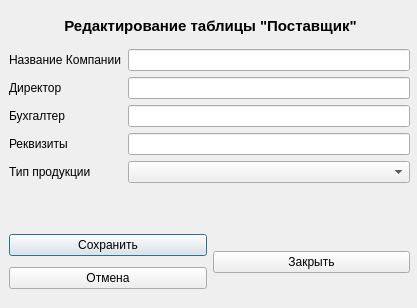
<?xml version="1.0" encoding="UTF-8"?>
<ui version="4.0">
 <class>VievPostavshikDlg</class>
 <widget class="QDialog" name="VievPostavshikDlg">
  <property name="geometry">
   <rect>
    <x>0</x>
    <y>0</y>
    <width>417</width>
    <height>308</height>
   </rect>
  </property>
  <property name="windowTitle">
   <string>Dialog</string>
  </property>
  <widget class="QWidget" name="verticalLayoutWidget">
   <property name="geometry">
    <rect>
     <x>10</x>
     <y>10</y>
     <width>401</width>
     <height>31</height>
    </rect>
   </property>
   <layout class="QVBoxLayout" name="verticalLayout">
    <item>
     <widget class="QLabel" name="label">
      <property name="font">
       <font>
        <pointsize>11</pointsize>
        <weight>75</weight>
        <bold>true</bold>
       </font>
      </property>
      <property name="text">
       <string>Редактирование таблицы &quot;Поставщик&quot;</string>
      </property>
      <property name="alignment">
       <set>Qt::AlignCenter</set>
      </property>
     </widget>
    </item>
   </layout>
  </widget>
  <widget class="QWidget" name="horizontalLayoutWidget">
   <property name="geometry">
    <rect>
     <x>9</x>
     <y>229</y>
     <width>401</width>
     <height>66</height>
    </rect>
   </property>
   <layout class="QHBoxLayout" name="horizontalLayout">
    <item>
     <layout class="QVBoxLayout" name="verticalLayout_2">
      <item>
       <widget class="QPushButton" name="Accept">
        <property name="text">
         <string>Сохранить</string>
        </property>
       </widget>
      </item>
      <item>
       <widget class="QPushButton" name="Decline">
        <property name="text">
         <string>Отмена</string>
        </property>
       </widget>
      </item>
     </layout>
    </item>
    <item>
     <widget class="QPushButton" name="Close">
      <property name="text">
       <string>Закрыть</string>
      </property>
     </widget>
    </item>
   </layout>
  </widget>
  <widget class="QWidget" name="formLayoutWidget">
   <property name="geometry">
    <rect>
     <x>9</x>
     <y>49</y>
     <width>401</width>
     <height>181</height>
    </rect>
   </property>
   <layout class="QFormLayout" name="formLayout">
    <item row="0" column="0">
     <widget class="QLabel" name="label_2">
      <property name="text">
       <string>Название Компании</string>
      </property>
     </widget>
    </item>
    <item row="1" column="0">
     <widget class="QLabel" name="label_3">
      <property name="text">
       <string>Директор</string>
      </property>
     </widget>
    </item>
    <item row="2" column="0">
     <widget class="QLabel" name="label_4">
      <property name="text">
       <string>Бухгалтер</string>
      </property>
     </widget>
    </item>
    <item row="3" column="0">
     <widget class="QLabel" name="label_5">
      <property name="text">
       <string>Реквизиты</string>
      </property>
     </widget>
    </item>
    <item row="4" column="0">
     <widget class="QLabel" name="label_6">
      <property name="text">
       <string>Тип продукции</string>
      </property>
     </widget>
    </item>
    <item row="0" column="1">
     <widget class="QLineEdit" name="PostName"/>
    </item>
    <item row="1" column="1">
     <widget class="QLineEdit" name="PostDir"/>
    </item>
    <item row="2" column="1">
     <widget class="QLineEdit" name="PostBuh"/>
    </item>
    <item row="3" column="1">
     <widget class="QLineEdit" name="PostRequ"/>
    </item>
    <item row="4" column="1">
     <widget class="QComboBox" name="PostTip"/>
    </item>
   </layout>
  </widget>
 </widget>
 <resources/>
 <connections/>
</ui>
